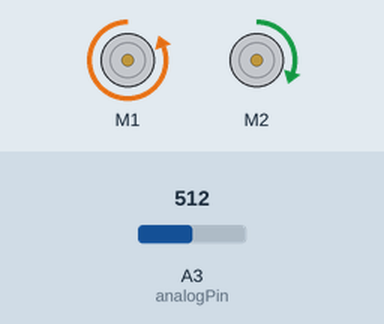
The sketch below on a simulated Arduino Uno, built with avr-gcc and run on an emulated ATmega328P. Shown: 2 × DC motor (green arrow = forward, orange = backward, longer = faster). The test bench sets the inputs (shaded band); at power-on: A3 (analogPin) = 512. What the sketch prints to the serial monitor is not drawn.

Above: at 1.2 s.
1.3 s: A3 (analogPin) set to 268
2.8 s: A3 (analogPin) set to 231
At 3.2 s:
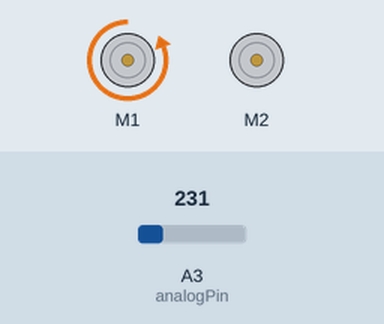
4.3 s: A3 (analogPin) set to 210
5.8 s: A3 (analogPin) set to 183
At 6.7 s:
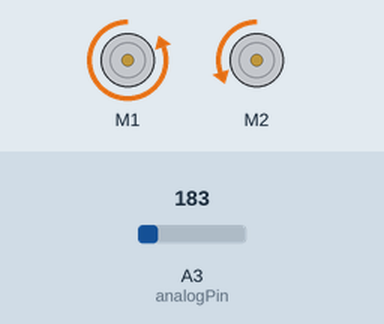
7.3 s: A3 (analogPin) set to 306
At 7.9 s:
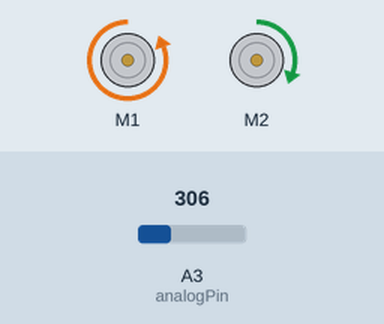
8.8 s: A3 (analogPin) set to 122
At 10.2 s:
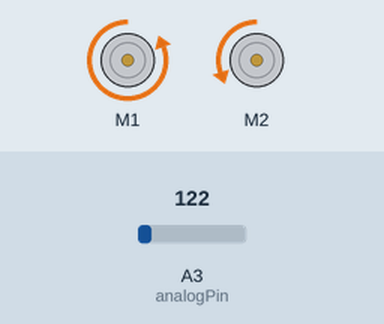
Timing chart, 0 to 11.3 s (numbered marks = the images above; inputs shaded):
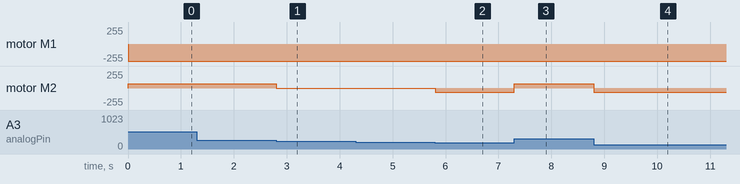

The sketch:

main.ino
```cpp
#include "DualVNH5019MotorShield.h"
DualVNH5019MotorShield motor;

unsigned char serial_in[7]={};
int i=0;
int analogPin = 3;   // potentiometer connected to analog pin 3
int val = 0, comp;

void setup(){
  Serial.begin(19200);
  motor.init();
}

void loop(){
  motor_move();
  servo();
  Serial.println(comp);
  if (Serial.available() > 0) {
      if (i==6){i=0;}
      i++;
      serial_in[i]=Serial.read();
      }

}
void servo()
{
  if(comp<map(serial_in[4],208,48, 14, 6)){
    motor.setM2Speed(-100);}
  else if(comp>map(serial_in[4],208,48, 14, 6)){
    motor.setM2Speed(100);}
  else{
    motor.setM2Speed(0);}
  comp=analogRead(analogPin)/50;
}
void motor_move()
{
  if(serial_in[1]<127){
      motor.setM1Speed(map(serial_in[1],127,50, 0, -400));
  }
  else if(serial_in[1]>129){
      motor.setM1Speed(map(serial_in[1],129,210, 0, 400));
  }
  else{
      motor.setM1Speed(0);
  }
}
```

Measured:
- the behaviour switches between 250 and 249 on A3 (analogPin) (found by bisection; images 0 and 1)
- the behaviour switches between 200 and 199 on A3 (analogPin) (found by bisection; images 1 and 2)
- after the input at 2.8 s, motor M2: forward 63/255 → stopped at once
- after the input at 5.8 s, motor M2: stopped → backward 63/255 at once
- after the input at 7.3 s, motor M2: backward 63/255 → forward 63/255 at once
- after the input at 8.8 s, motor M2: forward 63/255 → backward 63/255 at once
